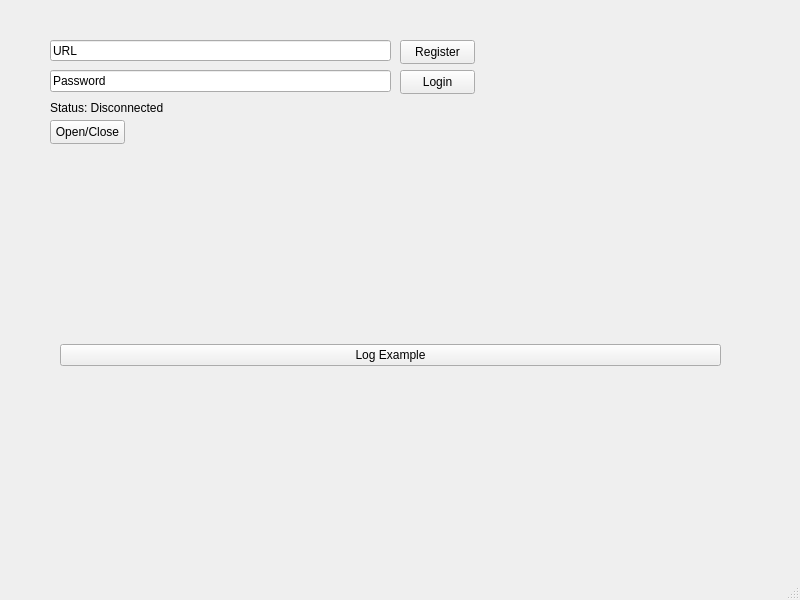
<?xml version="1.0" encoding="UTF-8"?>
<ui version="4.0">
 <class>MainWindow</class>
 <widget class="QMainWindow" name="MainWindow">
  <property name="geometry">
   <rect>
    <x>0</x>
    <y>0</y>
    <width>800</width>
    <height>600</height>
   </rect>
  </property>
  <property name="windowTitle">
   <string>MainWindow</string>
  </property>
  <widget class="QWidget" name="centralwidget">
   <widget class="QLineEdit" name="lineEdit">
    <property name="geometry">
     <rect>
      <x>50</x>
      <y>40</y>
      <width>341</width>
      <height>21</height>
     </rect>
    </property>
    <property name="text">
     <string>URL</string>
    </property>
   </widget>
   <widget class="QPushButton" name="pushButton">
    <property name="geometry">
     <rect>
      <x>400</x>
      <y>40</y>
      <width>75</width>
      <height>24</height>
     </rect>
    </property>
    <property name="text">
     <string>Register</string>
    </property>
   </widget>
   <widget class="QWidget" name="verticalLayoutWidget">
    <property name="geometry">
     <rect>
      <x>60</x>
      <y>180</y>
      <width>661</width>
      <height>351</height>
     </rect>
    </property>
    <layout class="QVBoxLayout" name="verticalLayout">
     <item>
      <widget class="QPushButton" name="pushButton_2">
       <property name="text">
        <string>Log Example</string>
       </property>
      </widget>
     </item>
    </layout>
   </widget>
   <widget class="QLineEdit" name="lineEdit_2">
    <property name="geometry">
     <rect>
      <x>50</x>
      <y>70</y>
      <width>341</width>
      <height>22</height>
     </rect>
    </property>
    <property name="text">
     <string>Password</string>
    </property>
   </widget>
   <widget class="QPushButton" name="pushButton_3">
    <property name="geometry">
     <rect>
      <x>400</x>
      <y>70</y>
      <width>75</width>
      <height>24</height>
     </rect>
    </property>
    <property name="text">
     <string>Login</string>
    </property>
   </widget>
   <widget class="QLabel" name="label">
    <property name="geometry">
     <rect>
      <x>50</x>
      <y>100</y>
      <width>341</width>
      <height>16</height>
     </rect>
    </property>
    <property name="text">
     <string>Status: Disconnected</string>
    </property>
   </widget>
   <widget class="QPushButton" name="pushButton_4">
    <property name="geometry">
     <rect>
      <x>50</x>
      <y>120</y>
      <width>75</width>
      <height>24</height>
     </rect>
    </property>
    <property name="text">
     <string>Open/Close</string>
    </property>
   </widget>
  </widget>
  <widget class="QMenuBar" name="menubar">
   <property name="geometry">
    <rect>
     <x>0</x>
     <y>0</y>
     <width>800</width>
     <height>22</height>
    </rect>
   </property>
  </widget>
  <widget class="QStatusBar" name="statusbar"/>
 </widget>
 <resources/>
 <connections/>
</ui>
